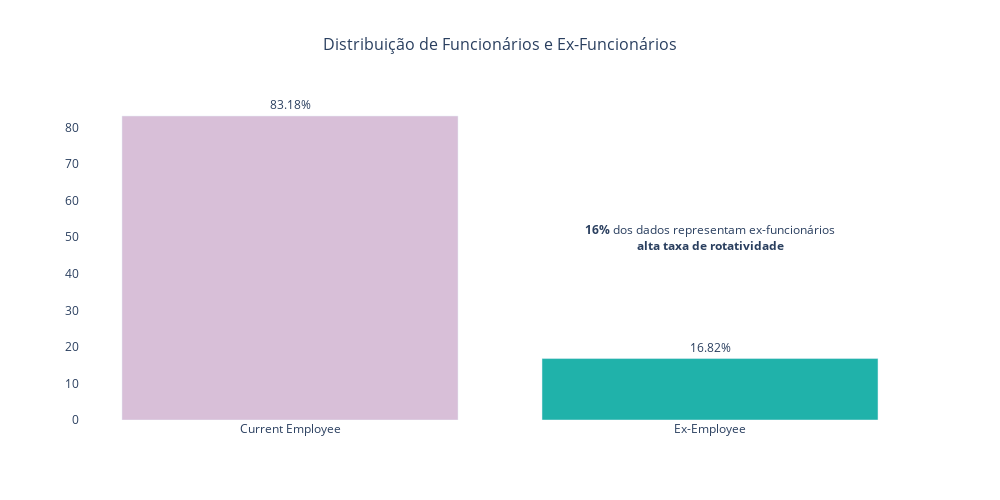

Notebook source saved alongside this figure:
### Markdown cell above
Representação gráfica abordando a frequência em percentual dos funcionários ativos e dos ex-funcionários da empresa.

### Code cell
# Representação dos funcionários ativos e ex-funcionários 

percentual_attrition = dados['Attrition'].value_counts(normalize=True) * 100

fig = go.Figure()

# Gráfico de barras
fig.add_trace(go.Bar(
    x=percentual_attrition.index,
    y=percentual_attrition.values,
    marker_color=['thistle', 'lightseagreen'], 
    text=[f'{val:.2f}%' for val in percentual_attrition.values],  
    textposition='outside'))

# Configurando layout do gráfico
fig.update_layout(
    title='Distribuição de Funcionários e Ex-Funcionários',
    title_x=0.5,  
    title_font=dict(size=16),  
    width=1000,  
    height=500, 
    plot_bgcolor='rgba(0,0,0,0)')  

# Anotações 
fig.add_annotation(
    x=1, 
    y=percentual_attrition.mean(),
    text="<b>16%</b> dos dados representam ex-funcionários<br><b>alta taxa de rotatividade",
    showarrow=False,
    font=dict(size=12),
    align='center'
)

fig.show()

### Figure 1 — Plotly figure (JSON) as saved in the notebook; plotly's stock layout.template omitted (floating-point values rounded to 4 significant figures)
{"data": [{"marker": {"color": ["thistle", "lightseagreen"]}, "text": ["83.18%", "16.82%"], "textposition": "outside", "type": "bar", "x": ["Current Employee", "Ex-Employee"], "y": [83.18, 16.82]}], "layout": {"annotations": [{"align": "center", "font": {"size": 12}, "showarrow": false, "text": "<b>16%</b> dos dados representam ex-funcionários<br><b>alta taxa de rotatividade", "x": 1, "y": 50}], "height": 500, "plot_bgcolor": "rgba(0,0,0,0)", "title": {"font": {"size": 16}, "text": "Distribuição de Funcionários e Ex-Funcionários", "x": 0.5}, "width": 1000}}
